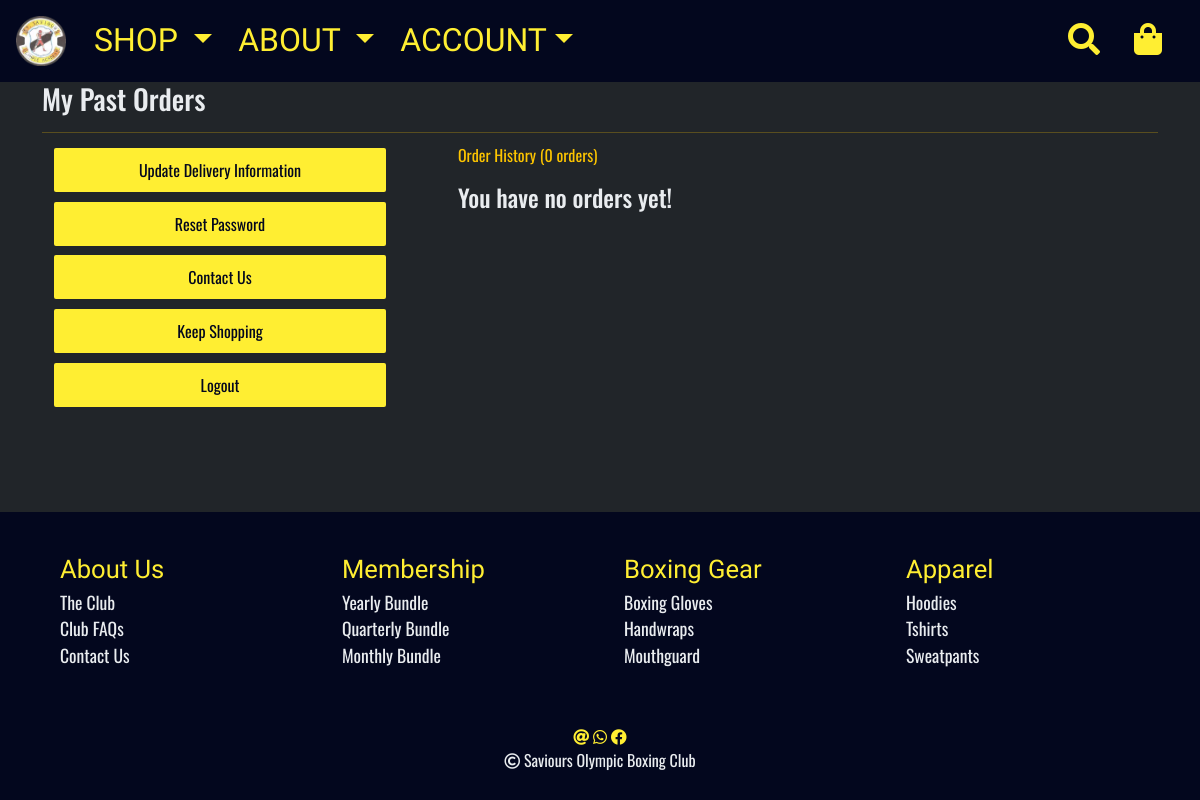
/accounts/orders/ (signed in), run on the app's committed database.
### products/models.py (models this page shows, shortened)
class Category(models.Model):
    title = models.CharField(max_length=255)
    slug = models.SlugField(max_length=255)
    ordering = models.IntegerField(default=0)
    class Meta:
        verbose_name_plural = 'Categories'
        ordering = ("ordering", "title")

class Subcategory(models.Model):
    parent = models.ForeignKey(Category,
                               related_name='subcategories',
                               blank=True,
                               null=True,
                               on_delete=models.SET_NULL)
    title = models.CharField(max_length=255)
    slug = models.SlugField(max_length=255, blank=True, null=True)
    ordering = models.IntegerField(default=0)
    class Meta:
        verbose_name_plural = "Subcategories"
        ordering = ("parent", "ordering", "title")

### accounts/views.py (the view)
# urls.py: path("orders/", my_orders, name="my_orders"),
@login_required
def my_orders(request):
    context = {}
    context["orders"] = Order.objects.filter(user=request.user).order_by(
        "-date"
    )
    return render(request, "accounts/my_orders.html", context)

### bag/contexts.py (called while the page is built, shortened)
def bag_content(request):
    bag_items = []
    total = 0
    product_count = 0
    current_bag = request.session.get("current_bag", {})
    if total < settings.FREE_DELIVERY_THRESHOLD:
        delivery = total * Decimal(settings.STANDARD_DELIVERY_PERCENTAGE / 100)
        free_delivery_delta = settings.FREE_DELIVERY_THRESHOLD - total
    else:
        delivery = 0
        free_delivery_delta = 0
    grand_total = delivery + total
    context = {
        'bag_items': bag_items,
        'total': total,
        'product_count': product_count,
        'delivery': delivery,
        'free_delivery_delta': free_delivery_delta,
        'free_delivery_threshold': settings.FREE_DELIVERY_THRESHOLD,
        'grand_total': grand_total,
    }
    return context

### store/contexts.py (called while the page is built)
def subcategories_per_category(request):
    context = {}
    context["categories"] = Category.objects.all()
    context["category_subcategories"] = {}
    for category in context["categories"]:
        context["category_subcategories"][category] = sorted(set(
            Product.objects.filter(category=category).values_list(
                "subcategory__title", flat=True
            )
        ))
    return context

### accounts/templates/accounts/my_orders.html (shortened to what this page needs)
{% extends "base.html" %}
{% load static %}
{% block content %}
    <div class="container">
        <div class="row">
            <div class="col-12">
                <h3>My Past Orders</h3>
                <hr class="section-divider">
            </div>
        </div>
        <div class="row page-content">
            <div class="col-12 col-md-8 px-md-5 order-md-2">
                <p class="text-secondary pl-1">Order History ({{ orders.count }} {% if orders.count == 1 %}order{% else %}orders{% endif %})</p>
                <div class="order-history table-responsive">
                    {% if orders.count < 1 %}
                        <h4>You have no orders yet!</h4>
                    {% endif %}
                </div>
            </div>
            <div class="col-12 col-md-4 lg-border order-md-1">
                {% include 'accounts/includes/profile_btns.html' %}
            </div>
        </div>
    </div>
{% endblock %}

### templates/includes/footer.html (shortened to what this page needs)
{% load static %}
<footer>
    <div class="container-fluid d-flex justify-content-around">
        <div class="row w-100 p-4">
            <div class="col-12 col-sm-6 col-md-3 px-4 py-1">
                <div class="row">
                    <div class="col-12 footer-title">
                        About Us
                    </div>
                    <div class="col-12 footer-text">
                        <a href="{% url 'view_about' %}">The Club</a>
                    </div>
                    <div class="col-12 footer-text">
                        <a href="{% url 'view_faqs' %}">Club FAQs</a>
                    </div>
                    <div class="col-12 footer-text">
                        <a href="{% url 'contact' %}">Contact Us</a>
                    </div>
                </div>
            </div>
            {% for category in categories %}
                <div class="col-12 col-sm-6 col-md-3 px-4 py-1">
                    <div class="row">
                        <div class="col-12 footer-title">
                            {{ category.title }}
                        </div>
                        {% for subcategory in category.subcategories.all %}
                            <div class="col-12 footer-text">
                                <a href="{% url 'shop' category.slug subcategory.slug %}">{{ subcategory.title }}</a>
                            </div>
                        {% endfor %}
                    </div>
                </div>
            {% endfor %}
           <div class="col-12 text-center px-4 py-1 mt-5 d-none d-sm-block">
                <a href="mailto:david.shanahan.burns@gmail.com?subject=Saviours%20Enquiry" rel="noopener" aria-label="Saviours Email">
                    <i class=" text-primary fas fa-at"></i>
                </a>
                <a href="https://wa.me/353858667065?text=I'm%20enquiring%20about%20Saviours" target="_blank" rel="noopener" aria-label="Saviours Whatsapp Contact Number">
                    <i class="text-primary fab fa-whatsapp"></i>
                </a>
                <a href="https://www.facebook.com/StSavioursOlympicBoxingAcademy/" target="_blank" rel="noopener" aria-label="Saviours Facebook Page">
                    <i class="text-primary fab fa-facebook"></i>
                </a>
                <div>
                    <i class="far fa-copyright"></i> Saviours Olympic Boxing Club
                </div>
            </div>
        </div>
    </div>
</footer>

### data on the page
Category: title "Membership"
Subcategory: title "Yearly Bundle"
Subcategory: title "Quarterly Bundle"
Subcategory: title "Monthly Bundle"
Category: title "Boxing Gear"
Subcategory: title "Boxing Gloves"
Subcategory: title "Handwraps"
Subcategory: title "Mouthguard"
Category: title "Apparel"
Subcategory: title "Hoodies"
Subcategory: title "Tshirts"
Subcategory: title "Sweatpants"

### other printed values
{{ orders.count }} "0"
